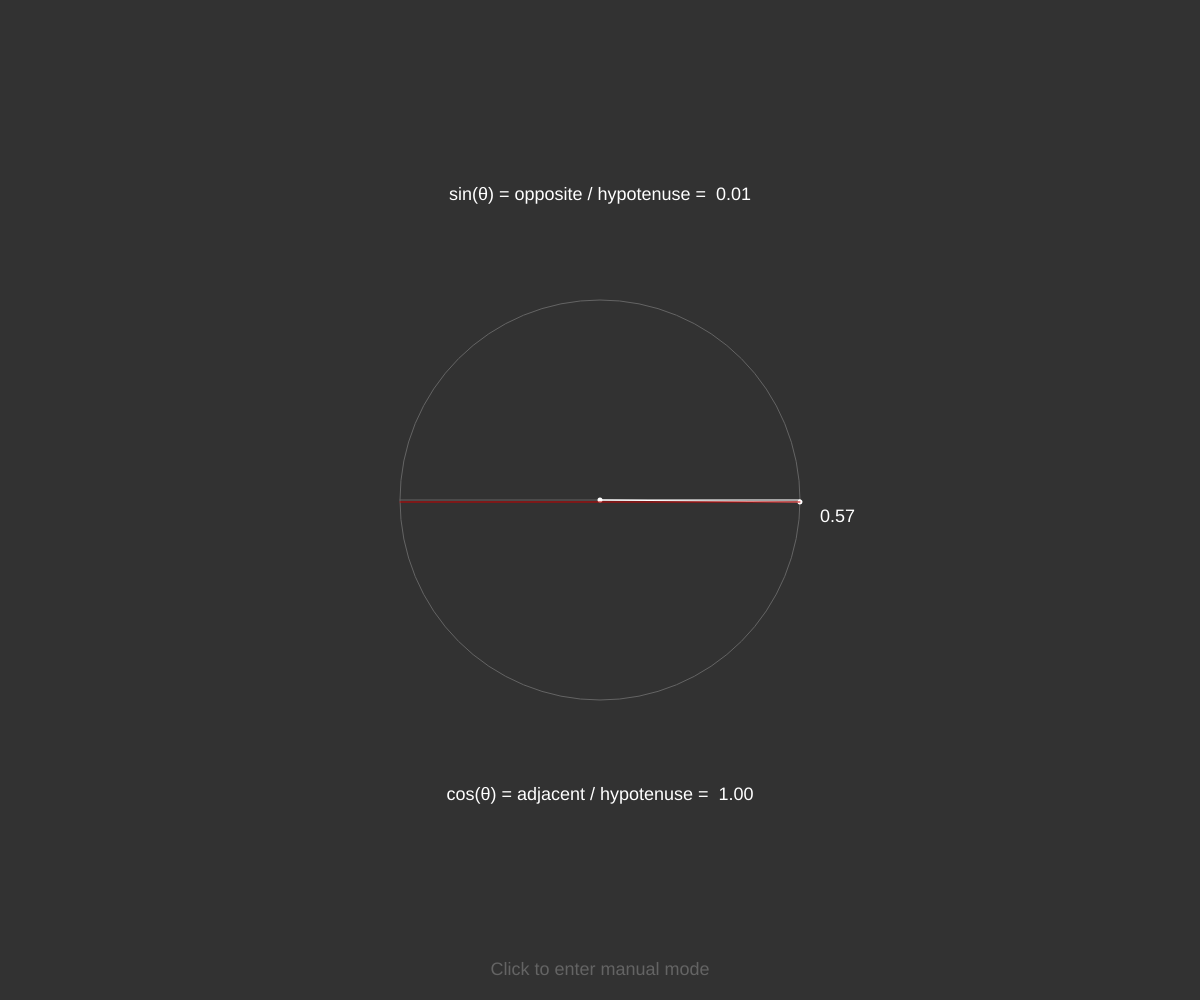
Frame 1 (no input)
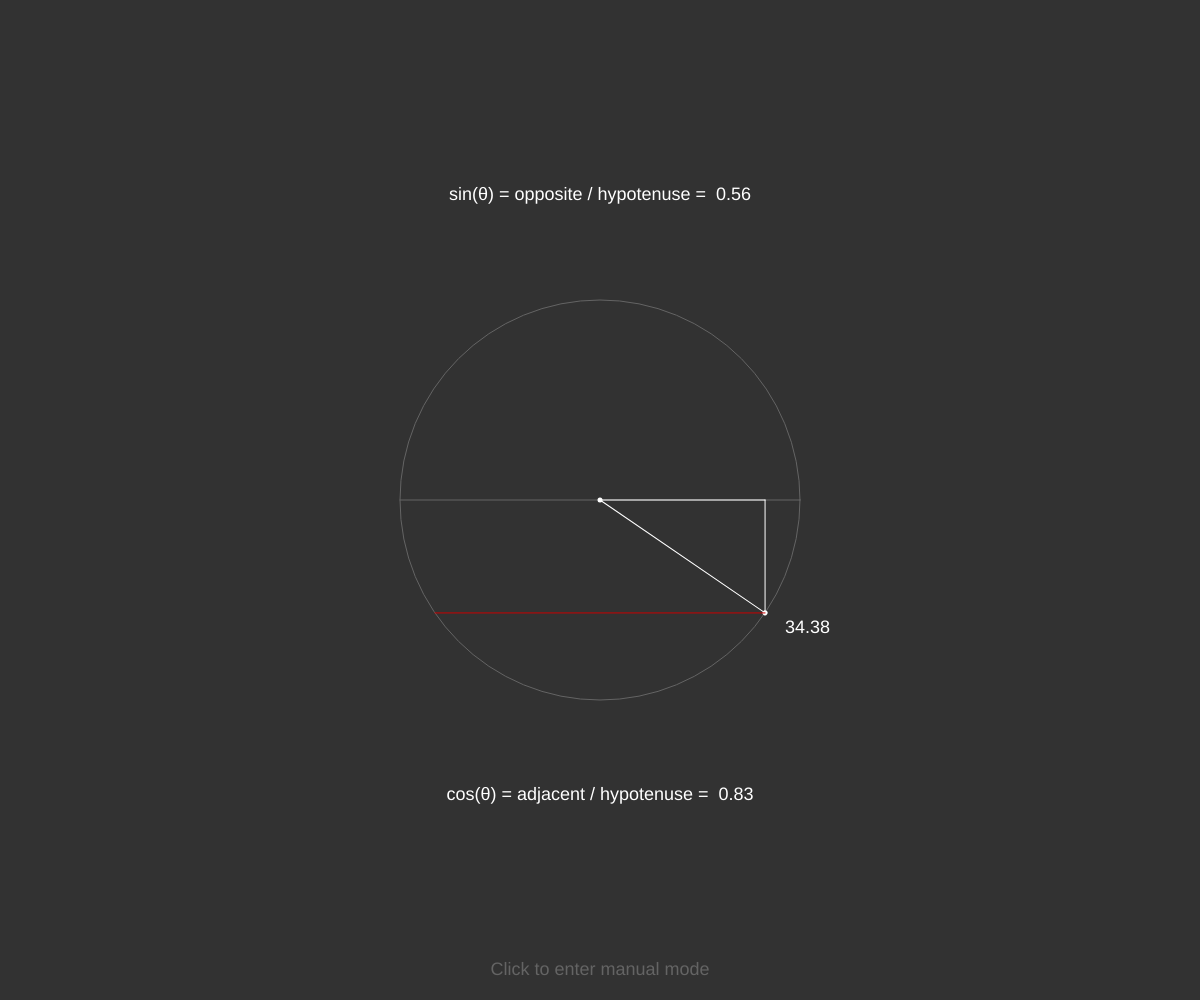
Frame 60 (no input)
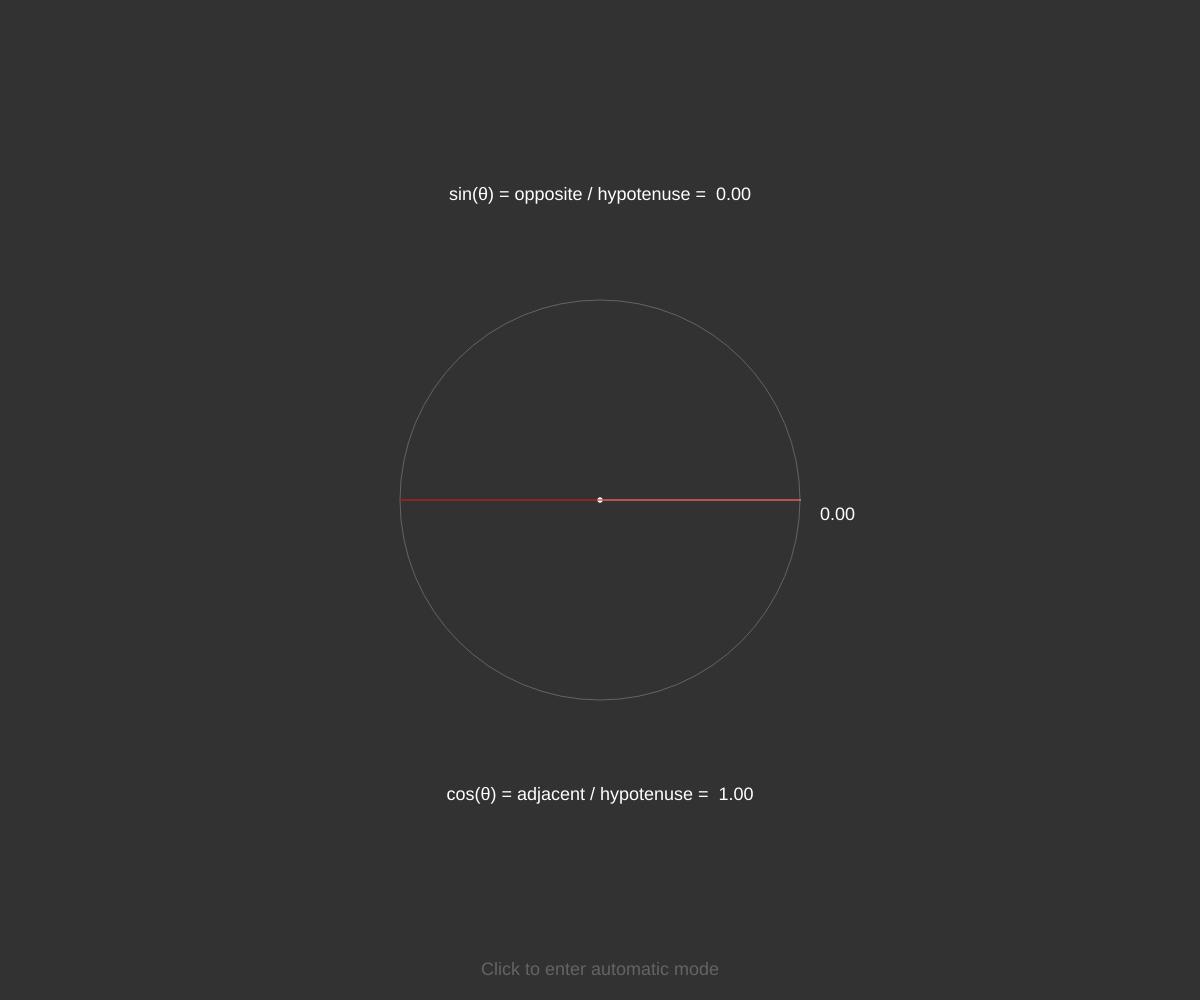
Frame 120 (the mouse pressed at the canvas centre since frame 60)

The p5.js sketch that drew these frames (run headless with seeded random() and noise() and a simulated clock; from frame 60 on, the mouse is pressed at the canvas centre):

// p5.js sketch
// ── sketch.js

var origin,
	radius;

var angle,
	angleInc;

var dir;

var animate;

var division;

function setup() {

	createCanvas(windowWidth, windowHeight);
	background(50);

	division = 5;

	origin = createVector(width / 2, height / 2);
	radius = height / division;

	angle = 0;
	angleInc = 0.01;

	animate = true;

}

function draw() {

	// update
	var target;
	if(animate){
		angle += angleInc;
		target = createVector(width / 2 + cos(angle) * radius,
							  height / 2 +  sin(angle) * radius);
	}else{
		target = createVector(mouseX, mouseY);
	}

  	dir = target.sub(origin);
  	dir.normalize();
  	dir.mult(radius);

  	// draw
	background(50);

	push();
		translate(origin.x, origin.y);

			// unit circle
			noFill();
			stroke(100);
			ellipse(0, 0, radius * 2);

			// baseline/x-axis
			stroke(100);
			line(-radius, 0, radius, 0);

			// origin
			noStroke();
			fill(255);
			ellipse(0, 0, 5);

			rotate(dir.heading());

				// line to P
				stroke(255);
				line(0, 0, dir.mag(), 0);

				translate(dir.mag(), 0);

					// P
					fill(255);
					noStroke();
					ellipse(0, 0, 5);

	pop();

	// adjacent and opposite (can be moved into the above chunk)
	push();
		translate(origin.x, origin.y);
			stroke(255);
			// opposite
			line(cos(dir.heading()) * radius,
				0,
				cos(dir.heading()) * radius,
				sin(dir.heading()) * radius);
			// adjacent
			line(0, 0, cos(dir.heading()) * radius, 0);
	pop();

	// "equator"
	push();
		translate(origin.x, origin.y);
			stroke(200, 0, 0);
			//translate(0, sin(dir.heading() * radius));

			line(-abs(cos(dir.heading()) * radius),
				sin(dir.heading()) * radius,
				abs(cos(dir.heading()) * radius),
				sin(dir.heading()) * radius);
	pop();

	// text
	textSize(18);
	textAlign(CENTER);
	fill(255);
	textFont("sans-serif");

	// sin
	var sine = sin(dir.heading());
	var spacer = sine < 0 ? "" : " ";
	sine = sine.toFixed(2);
	text("sin(θ) = opposite / hypotenuse = " +
		spacer +
		sine,
		width / 2, height / division);

	// cos
	var cosine = cos(dir.heading());
	var spacer = cosine < 0 ? "" : " ";
	cosine = cosine.toFixed(2);
	text("cos(θ) = adjacent / hypotenuse = " +
		spacer +
		cosine,
		width / 2, height - height / division);

	// angle
	var align = cos(dir.heading()) < 0 ? RIGHT : LEFT;
	textAlign(align);
	var head = dir.heading();
	head = degrees(head);
	push();
	translate(origin.x, origin.y);
	translate(cos(dir.heading()) * radius + 20, sin(dir.heading()) * radius + 20);
	text(head.toFixed(2), 0, 0);
	pop();

	// tooltip
	textAlign(CENTER);
	fill(100);
	var tooltip = animate ? "Click to enter manual mode" : "Click to enter automatic mode";
	text(tooltip, width / 2, height - height / 40);

}

function mousePressed(){
	if(animate){
		animate = false;
	}else{
		animate = true;
		angle = dir.heading();
		console.log(angle);
	}

}

function windowResized(){
	resizeCanvas(windowWidth, windowHeight);
	origin = createVector(width / 2, height / 2);
	radius = height / division;
}
